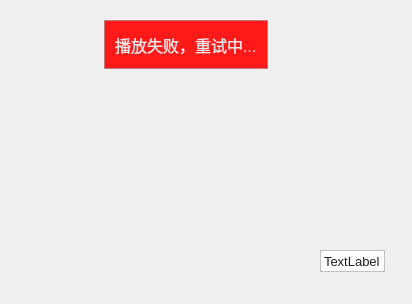
<?xml version="1.0" encoding="UTF-8"?>
<ui version="4.0">
 <class>ShowVideoWidget</class>
 <widget class="QWidget" name="ShowVideoWidget">
  <property name="geometry">
   <rect>
    <x>0</x>
    <y>0</y>
    <width>412</width>
    <height>304</height>
   </rect>
  </property>
  <property name="mouseTracking">
   <bool>true</bool>
  </property>
  <property name="focusPolicy">
   <enum>Qt::ClickFocus</enum>
  </property>
  <property name="windowTitle">
   <string>Form</string>
  </property>
  <layout class="QVBoxLayout" name="verticalLayout">
   <property name="spacing">
    <number>0</number>
   </property>
   <property name="leftMargin">
    <number>0</number>
   </property>
   <property name="topMargin">
    <number>0</number>
   </property>
   <property name="rightMargin">
    <number>0</number>
   </property>
   <property name="bottomMargin">
    <number>0</number>
   </property>
   <item>
    <widget class="QWidget" name="widget_back" native="true">
     <property name="styleSheet">
      <string notr="true">QWidget#widget_back
{
border:1px solid rgba(74, 108, 155, 0);
border-radius:2px;
	background-color: rgba(74, 108, 155, 0);
}

</string>
     </property>
     <widget class="QWidget" name="widget_name" native="true">
      <property name="geometry">
       <rect>
        <x>20</x>
        <y>250</y>
        <width>371</width>
        <height>22</height>
       </rect>
      </property>
      <property name="styleSheet">
       <string notr="true">QWidget#widget_name
{
	background-color: rgba(220, 255, 193, 0);
}
</string>
      </property>
      <layout class="QHBoxLayout" name="horizontalLayout">
       <property name="topMargin">
        <number>0</number>
       </property>
       <property name="rightMargin">
        <number>6</number>
       </property>
       <property name="bottomMargin">
        <number>0</number>
       </property>
       <item>
        <spacer name="horizontalSpacer">
         <property name="orientation">
          <enum>Qt::Horizontal</enum>
         </property>
         <property name="sizeHint" stdset="0">
          <size>
           <width>62</width>
           <height>20</height>
          </size>
         </property>
        </spacer>
       </item>
       <item>
        <widget class="QLabel" name="label_name">
         <property name="maximumSize">
          <size>
           <width>200</width>
           <height>16777215</height>
          </size>
         </property>
         <property name="styleSheet">
          <string notr="true">	font-family: &quot;微软雅黑&quot;;
	color:rgb(33,33,33);
	font-size: 13px;
border:1px solid rgba(102, 102, 102, 92);
	border-radius:1px;
	
background-color: rgb(255, 255, 255);
	
	</string>
         </property>
         <property name="text">
          <string>TextLabel</string>
         </property>
        </widget>
       </item>
      </layout>
     </widget>
     <widget class="QWidget" name="widget_erro" native="true">
      <property name="geometry">
       <rect>
        <x>20</x>
        <y>20</y>
        <width>331</width>
        <height>49</height>
       </rect>
      </property>
      <property name="styleSheet">
       <string notr="true">QWidget#widget_erro
{
	background-color: rgba(220, 255, 193, 0);
}
</string>
      </property>
      <layout class="QHBoxLayout" name="horizontalLayout_2">
       <item>
        <spacer name="horizontalSpacer_2">
         <property name="orientation">
          <enum>Qt::Horizontal</enum>
         </property>
         <property name="sizeHint" stdset="0">
          <size>
           <width>63</width>
           <height>20</height>
          </size>
         </property>
        </spacer>
       </item>
       <item>
        <widget class="QLabel" name="label_erro">
         <property name="styleSheet">
          <string notr="true">	font-family: &quot;微软雅黑&quot;;
	color:rgb(233,233,233);
	font-size: 16px;
border:1px solid rgba(102, 102, 102, 92);
	border-radius:1px;
	padding-left:6px;
padding-right:6px;
background-color: rgb(255, 25, 25);
	
	</string>
         </property>
         <property name="text">
          <string>播放失败，重试中...</string>
         </property>
        </widget>
       </item>
       <item>
        <spacer name="horizontalSpacer_3">
         <property name="orientation">
          <enum>Qt::Horizontal</enum>
         </property>
         <property name="sizeHint" stdset="0">
          <size>
           <width>63</width>
           <height>20</height>
          </size>
         </property>
        </spacer>
       </item>
      </layout>
     </widget>
     <widget class="QPushButton" name="pushButton_close">
      <property name="geometry">
       <rect>
        <x>240</x>
        <y>120</y>
        <width>36</width>
        <height>36</height>
       </rect>
      </property>
      <property name="cursor">
       <cursorShape>PointingHandCursor</cursorShape>
      </property>
      <property name="styleSheet">
       <string notr="true">QPushButton{ 
image: url(:/res/closebtn_3.png);
background-color:rgba(200,80,6,0);  
border-radius:18px; 
color: rgb(255, 255, 255);
font-size:16px;
font-family:&quot;微软雅黑&quot;
} 
QPushButton:hover{ 
background-color:rgb(200,80,6); 
} 
QPushButton:pressed{ 
background-color:rgb(200,80,6);  
}
</string>
      </property>
      <property name="text">
       <string/>
      </property>
     </widget>
    </widget>
   </item>
  </layout>
 </widget>
 <resources/>
 <connections/>
</ui>
